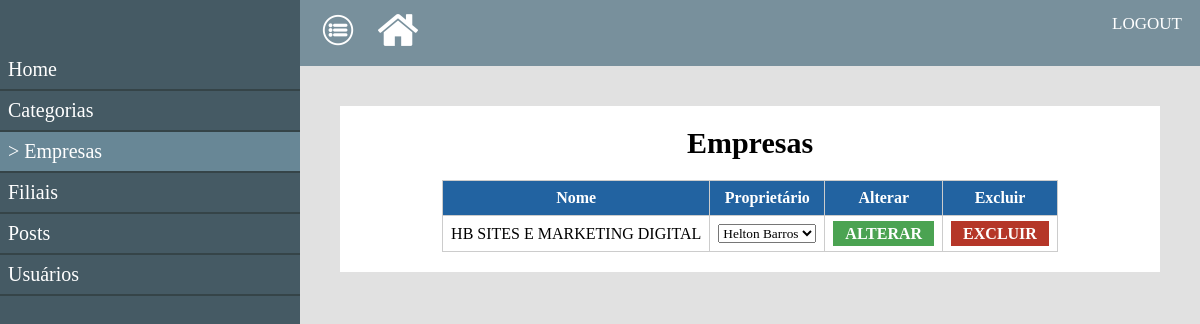
/paineladmin/empresas (signed in), run on the app's committed database.
### tables this page shows
CREATE TABLE `tb_empresa` (
  `id` int(11) NOT NULL,
  `nome` varchar(255) NOT NULL,
  `slug` varchar(255) NOT NULL,
  `descricao` text NOT NULL,
  `endereco` varchar(255) NOT NULL,
  `telefone` varchar(255) NOT NULL,
  `imagem` varchar(255) NOT NULL,
  `id_criador` int(11) NOT NULL
);

CREATE TABLE `tb_user` (
  `id` int(11) NOT NULL,
  `login` varchar(255) NOT NULL,
  `email` varchar(255) NOT NULL,
  `confirma_email` varchar(255) NOT NULL,
  `nome` varchar(255) NOT NULL,
  `tipo_login` varchar(255) NOT NULL,
  `cpf_cnpj` varchar(255) NOT NULL,
  `endereco` varchar(255) NOT NULL,
  `carteirinha` varchar(255) NOT NULL,
  `filial_id` int(11) NOT NULL,
  `senha` varchar(255) NOT NULL,
  `img_perfil` varchar(255) NOT NULL,
  `descricao` text NOT NULL,
  `troca_senha` varchar(255) NOT NULL
);

### classes/MySql.php (called while the page is built)
<?php
	class MySql{
		private static $pdo;
		public static function conectar(){
			if(self::$pdo == null){
				try{
					self::$pdo = new PDO('mysql:host='.HOST.';dbname='.DATABASE,USER,PASSWORD,array(PDO::MYSQL_ATTR_INIT_COMMAND => "SET NAMES utf8"));
					self::$pdo->setAttribute(PDO::ATTR_ERRMODE,PDO::ERRMODE_EXCEPTION);
				}catch(Exception $e){
					echo '<h2 style="color:red;">Erro ao Conectar!</h2>';
				}
			}
			return self::$pdo;
		}
	}
?>

### paineladmin/pages/empresas.php (the view, shortened to what this page needs)
<?php
	$sql = MySql::conectar()->prepare("SELECT * FROM `tb_empresa` ORDER BY `nome`");
	$sql->execute();
	$tb_empresa = $sql->fetchAll();
 ?>
<div class="box-content left w100">
	<h2>Empresas</h2>
	<table class="tabela_empresas">
		<tr>
			<th>Nome</th>
			<th>Proprietário</th>
			<th>Alterar</th>
			<th>Excluir</th>
		</tr>
		<?php foreach ($tb_empresa as $key => $value) {
			$sql = MySql::conectar()->prepare("SELECT * FROM `tb_empresa.user` WHERE `empresa_id` = ?");
			$sql->execute(array($value['id']));
			$tb_empresa_users = $sql->fetchAll(); ?>
		<tr>
			<td><?php echo strtoupper($value['nome']) ?></td>
			<td><select name="empresa_proprietario" empresa_id="<?php echo $value['id'] ?>">
				<?php foreach ($tb_empresa_users as $key2 => $value2) {
						$sql = MySql::conectar()->prepare("SELECT * FROM `tb_user` WHERE `id` = ?");
						$sql->execute(array($value2['user_id']));
						$tb_empresa_user_dados = $sql->fetch();?>
					<option value="<?php echo $tb_empresa_user_dados['id'] ?>" <?php if($value['id_criador'] == $value2['user_id']){ echo 'selected';} ?>><?php echo $tb_empresa_user_dados['nome'];  ?></option>
				<?php } ?>
			</select></td>
			<td><a href="<?php echo INCLUDE_PATH_PANEL ?>" empresa_id="<?php echo $value['id'] ?>" class="alterar">ALTERAR</a></td>
			<td><a href="<?php echo INCLUDE_PATH_PANEL ?>" empresa_id="<?php echo $value['id'] ?>" class="excluir">EXCLUIR</a></td>
		</tr>
		<?php } ?>
	</table>
</div>

### paineladmin/css/style.css (style rules this page uses)
* { margin: 0; padding: 0; box-sizing: border-box; font-family: "Calibri"; }
html,body { height: 100%; }
body { background-color: rgb(225,225,225); }
.left { float: left; }
.w100 { width: 100%; }
.box-content { background-color: white; padding: 20px; margin-bottom: 20px; text-align: center; overflow-x: auto; }
.box-content > h2 { font-size: 30px; text-align: center; }
table { border-collapse: collapse; margin: 0 auto; margin-top: 20px; }
table th, table td { border: 1px solid #ccc; padding: 8px; }
table th { background-color: #2263a1; color: white; }
table td a { color: white; text-decoration: none; font-weight: bolder; background-color: #4ba352; padding: 4px 12px; }
table td a.excluir { background-color: #b53628; }

### data on the page
tb_empresa: nome "HB SITES E MARKETING DIGITAL", empresa_proprietario "Helton Barros"
